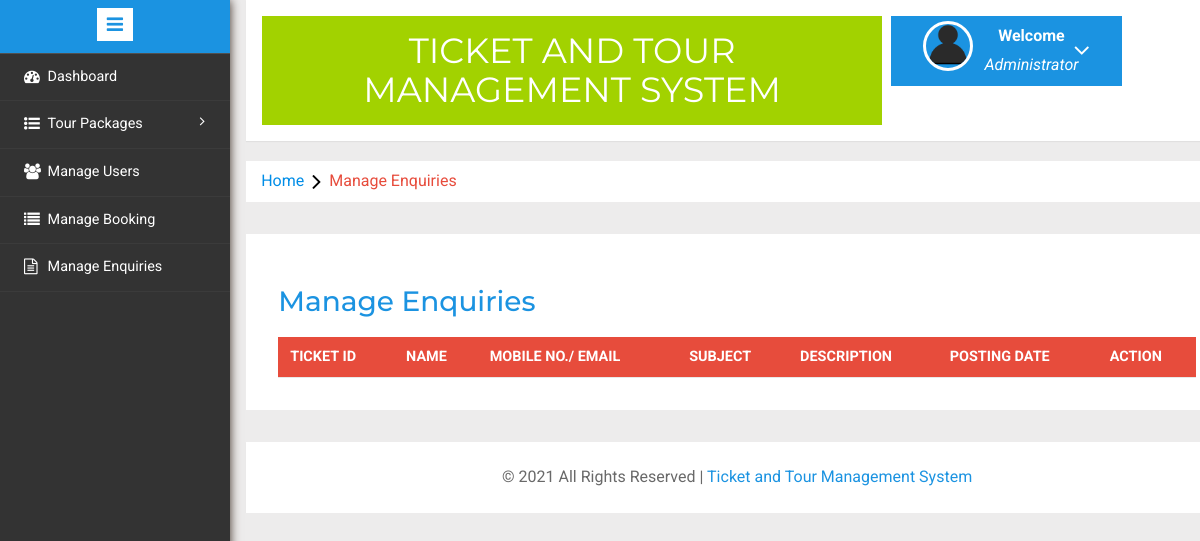
The page /admin/manage-enquires.php (signed in) on the database as committed earlier.
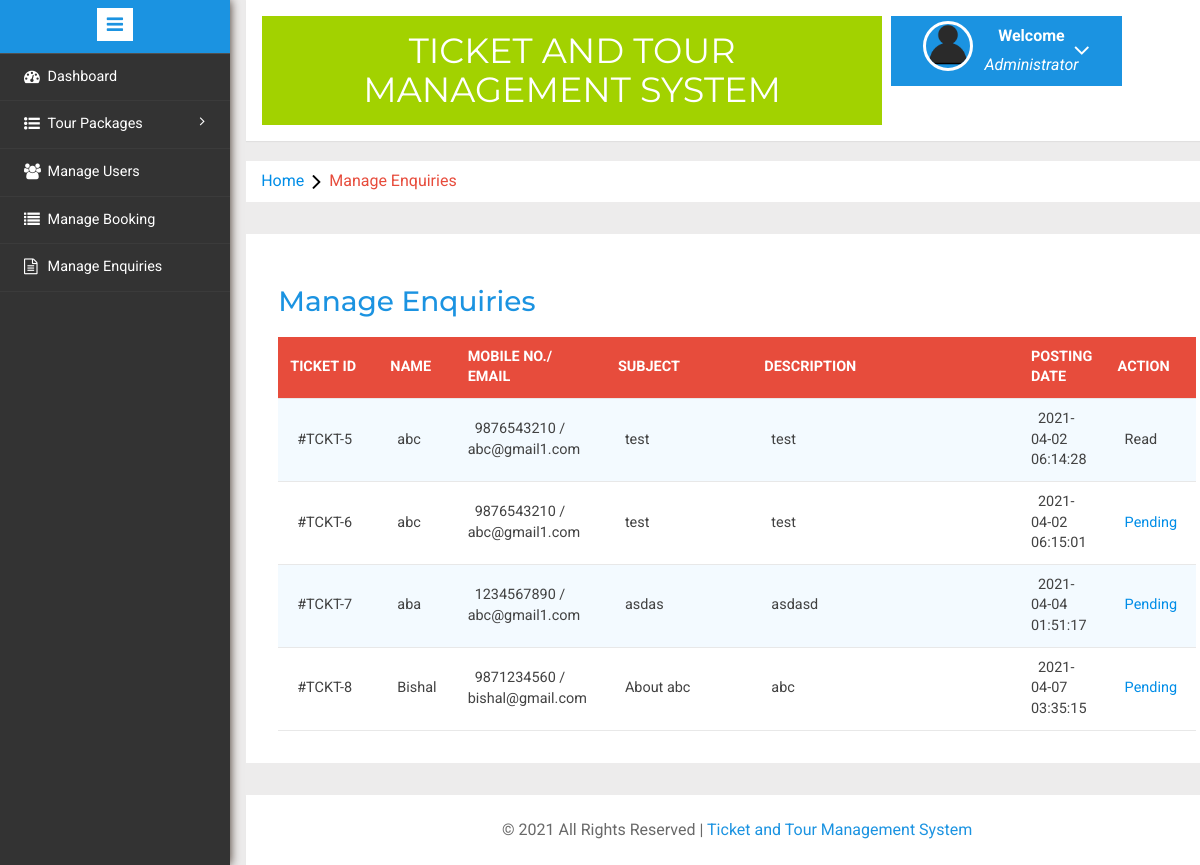
The same page on the database as committed later.
### tables this page shows
CREATE TABLE `tblenquiry` (
  `id` int(11) NOT NULL,
  `FullName` varchar(100) DEFAULT NULL,
  `EmailId` varchar(100) DEFAULT NULL,
  `MobileNumber` char(10) DEFAULT NULL,
  `Subject` varchar(100) DEFAULT NULL,
  `Description` mediumtext DEFAULT NULL,
  `PostingDate` timestamp NULL DEFAULT current_timestamp(),
  `Status` int(1) DEFAULT NULL
);

### admin/manage-enquires.php (the view, shortened to what this page needs)
<?php
include('includes/config.php');
if(strlen($_SESSION['alogin'])==0)
	{
header('location:index.php');
}
else{
	?>
<!DOCTYPE HTML>
<html>
<head>
<link href="css/bootstrap.min.css" rel='stylesheet' type='text/css' />
<link href="css/style.css" rel='stylesheet' type='text/css' />
<link rel="stylesheet" href="css/morris.css" type="text/css"/>
<link href="css/font-awesome.css" rel="stylesheet">
<link rel="stylesheet" type="text/css" href="css/table-style.css" />
<link rel="stylesheet" type="text/css" href="css/basictable.css" />
<link rel="stylesheet" href="css/icon-font.min.css" type='text/css' />
</head>
<body>
   <div class="page-container">
<div class="left-content">
	   <div class="mother-grid-inner">
				<?php include('includes/header.php');?>
				</div>
<ol class="breadcrumb">
                <li class="breadcrumb-item"><a href="index.html">Home</a><i class="fa fa-angle-right"></i>Manage Enquiries</li>
            </ol>
<div class="agile-grids">
				<div class="agile-tables">
					<div class="w3l-table-info">
					  <h2>Manage Enquiries</h2>
					    <table id="table">
						<thead>
						  <tr>
						  <th>Ticket id</th>
							<th>Name</th>
							<th>Mobile No./ Email</th>
							<th>Subject </th>
							<th>Description </th>
							<th>Posting date </th>
							<th>Action </th>
						  </tr>
						</thead>
						<tbody>
<?php $sql = "SELECT * from tblenquiry";
$query = $dbh -> prepare($sql);
$query->execute();
$results=$query->fetchAll(PDO::FETCH_OBJ);
if($query->rowCount() > 0)
{
foreach($results as $result)
{				?>
						  <tr>
							<td width="120">#TCKT-<?php echo htmlentities($result->id);?></td>
							<td width="50"><?php echo htmlentities($result->FullName);?></td>
								<td width="50"><?php echo htmlentities($result->MobileNumber);?> /<br />
								<?php echo $result->EmailId;?></td>
							<td width="200"><?php echo htmlentities($result->Subject);?></a></td>
							<td width="400"><?php echo htmlentities($result->Description);?></td>
								<td width="50"><?php echo htmlentities($result->PostingDate);?></td>
								<?php if($result->Status==1)
{
	?><td>Read</td>
<?php } else {?>
<td><a href="manage-enquires.php?eid=<?php echo htmlentities($result->id);?>" onclick="return confirm('Do you really want to read')" >Pending</a>
</td>
<?php } ?>
</tr>
						 <?php } }?>
						</tbody>
					  </table>
					</div>
			</div>
<?php include('includes/footer.php');?>
</div>
</div>
						<?php include('includes/sidebarmenu.php');?>
							</div>
</body>
</html>
<?php } ?>

Rows that differ between the two databases and show on the page:
added tblenquiry: id "5", FullName "abc", MobileNumber "9876543210", EmailId "abc@gmail1.com", Subject "test", Description "test", PostingDate "2021-04-02 06:14:28", Status "Read"
added tblenquiry: id "6", FullName "abc", MobileNumber "9876543210", EmailId "abc@gmail1.com", Subject "test", Description "test", PostingDate "2021-04-02 06:15:01"
added tblenquiry: id "7", FullName "aba", MobileNumber "1234567890", EmailId "abc@gmail1.com", Subject "asdas", Description "asdasd", PostingDate "2021-04-04 01:51:17"
added tblenquiry: id "8", FullName "Bishal", MobileNumber "9871234560", EmailId "bishal@gmail.com", Subject "About abc", Description "abc", PostingDate "2021-04-07 03:35:15"
